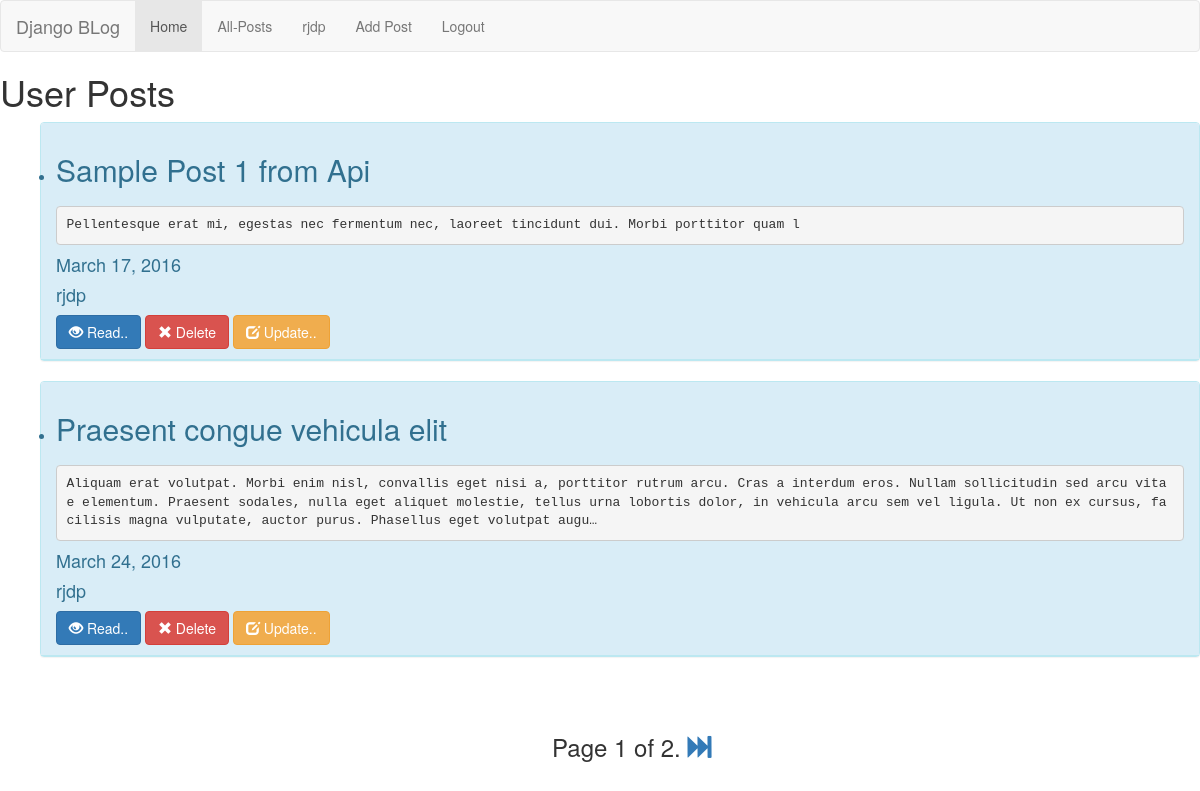
The page /post/usr/list/ (signed in) on the database its author committed.
### blog/models.py (models this page shows, shortened)
class Post(models.Model):
    title = models.CharField(max_length=100, unique=True)
    author = models.ForeignKey(User, related_name='posts', blank=True)
    slug = models.SlugField(max_length=100, unique=True, blank=True)
    content = models.TextField()
    pub_date = models.DateField(db_index=True, auto_now_add=True)
    def get_absolute_url(self):
        return reverse('blog:postdetails', kwargs={'slug': self.slug})

### blog/views.py (the view)
# urls.py: url(r'post/usr/list/$', login_required(views.UserPostListView.as_view()), name='userpostlist'),
class UserPostListView(ListView):
    model = Post
    paginate_by = 2
    template_name = 'blog/post_usr_list.html'
    def get_queryset(self):
        return self.request.user.posts.all()

### blog/templates/blog/post_usr_list.html (shortened to what this page needs)
{% extends "index.html" %}
{% load staticfiles %}
{% block custom_css %}
    <link rel="stylesheet" type="text/css" href="{% static "css/bootstrap-dialog.min.css" %}">
{% endblock custom_css %}
 {%  block content %}
<h1>User Posts</h1>
<ul>
{% for post in object_list %}
<div class="panel panel-info">
<div class="panel-heading">
    <li><h2>{{ post.title }}</h2> <h3><pre style="white-space: pre-wrap;">{{ post.content | truncatechars:350 }}</pre></h3>
    <h4>{{post.pub_date}}</h4><h4>{{post.author.username}}</h4>
    <a class="btn btn-primary" href="{{post.get_absolute_url}}"><span class="glyphicon glyphicon-eye-open"></span> Read..</a>
    <button class="btn btn-danger"   onclick="del(this,'{{post.slug}}')"><span class="glyphicon glyphicon-remove"></span> Delete</button>    <a class="btn btn-warning" href="{% url 'blog:postupdate' slug=post.slug %}"><span class="glyphicon glyphicon-edit"></span> Update..</a></li>
</div>
</div>
{% empty %}
    <li>No posts yet.</li>
{% endfor %}
</ul>
{% if is_paginated %}
        <div  class="pagination">
        <h3>
            <span class="page-links">
                <div style="position: fixed; bottom: 5%; left:46%">
                <span class="page-current">
                    Page {{ page_obj.number }} of {{ page_obj.paginator.num_pages }}.
                </span>
                {% if page_obj.has_next %}
                    <a href="{% url 'blog:userpostlist'   %}?page={{page_obj.next_page_number}}"><span class="glyphicon glyphicon-fast-forward"></span></a>
                {% endif %}</div>
            </span>
        </h3>
        </div>
    {% endif %}
 {%  endblock content %}

### templates/index.html (shortened to what this page needs)
  {% load staticfiles %}
<!DOCTYPE html>
<html>
<head>
   {% block custom_css %}
  {% endblock custom_css %}
{% load bootstrap3 %}
{% bootstrap_css %}
</head>
<body>
{% block navbar %}
	<nav class="navbar navbar-default">
  <div class="container-fluid">
    <div class="navbar-header">
      <a class="navbar-brand" href="">Django BLog</a>
    </div>
    <ul class="nav navbar-nav">
      <li class="active"><a href="/">Home</a></li>
      <li><a href="{% url 'blog:postlist'%}">All-Posts</a></li>
      {% if user.is_authenticated %}
      <li><a href="{% url 'blog:userpostlist'%}">{{user.username}}</a></li>
      <li><a href="{% url 'blog:postcreate' %}">Add Post</a></li>
      <li><a href="{% url 'blog_logout' %}">Logout</a></li>
      {% else %}
      <li><a href="{% url 'blog_login' %}">Login</a></li>
      {% endif %}
    </ul>
  </div>
</nav>
{% endblock navbar %}
  {% block content %}{% endblock content %}
</body>
</html>

### rows shown on the page
Post: title "Sample Post 1 from Api", content "Pellentesque erat mi, egestas nec fermentum nec, laoreet tincidunt dui. Morbi porttitor quam l", pub_date "March 17, 2016", author.username "rjdp"
Post: title "Praesent congue vehicula elit", content "Aliquam erat volutpat. Morbi enim nisl, convallis eget nisi a, porttitor rutrum arcu. Cras a interdum eros. Nullam sollicitudin sed arcu vitae elementum. Praesent sodales, nulla eget aliquet molestie, tellus urna lobortis dolor, in vehicula arcu sem vel ligula. Ut non ex cursus, facilisis magna vulputate, auctor purus. Phasellus eget volutpat augu…", pub_date "March 24, 2016", author.username "rjdp"

### other values the page prints
{{ user.username }} "rjdp"
{{ page_obj.number }} "1"
{{ page_obj.paginator.num_pages }} "2"
